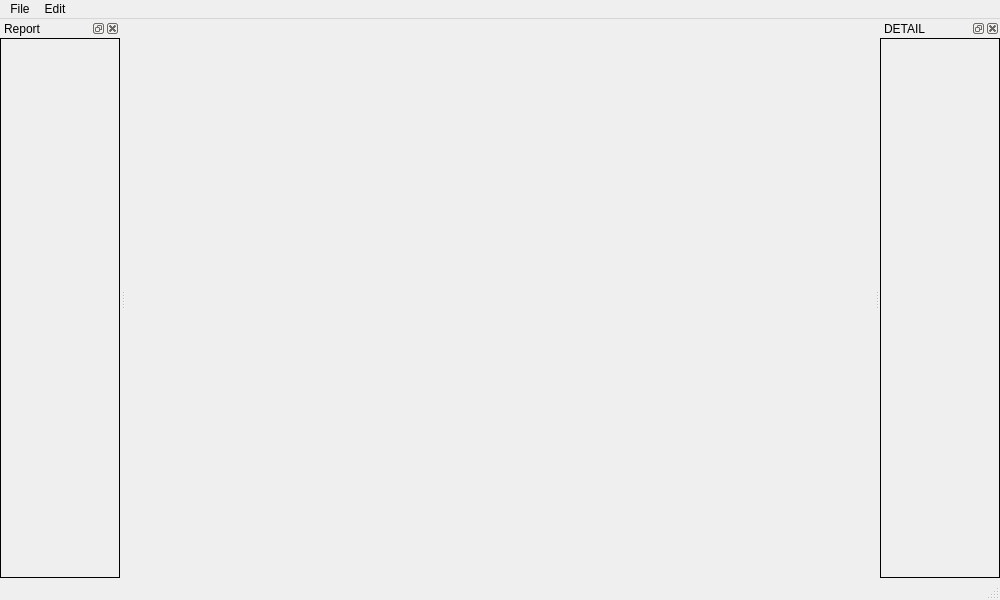
<?xml version="1.0" encoding="UTF-8"?>
<ui version="4.0">
 <class>ChipPlanner</class>
 <widget class="QMainWindow" name="ChipPlanner">
  <property name="geometry">
   <rect>
    <x>0</x>
    <y>0</y>
    <width>1000</width>
    <height>600</height>
   </rect>
  </property>
  <property name="minimumSize">
   <size>
    <width>1000</width>
    <height>600</height>
   </size>
  </property>
  <property name="windowTitle">
   <string>Chip Planner</string>
  </property>
  <property name="styleSheet">
   <string notr="true"/>
  </property>
  <widget class="QWidget" name="centralwidget"/>
  <widget class="QMenuBar" name="menubar">
   <property name="geometry">
    <rect>
     <x>0</x>
     <y>0</y>
     <width>1000</width>
     <height>17</height>
    </rect>
   </property>
   <widget class="QMenu" name="menuFile">
    <property name="title">
     <string>File</string>
    </property>
   </widget>
   <widget class="QMenu" name="menuEdit">
    <property name="title">
     <string>Edit</string>
    </property>
   </widget>
   <addaction name="menuFile"/>
   <addaction name="menuEdit"/>
  </widget>
  <widget class="QStatusBar" name="statusbar"/>
  <widget class="QDockWidget" name="ReportsDockWidget">
   <property name="minimumSize">
    <size>
     <width>120</width>
     <height>33</height>
    </size>
   </property>
   <property name="styleSheet">
    <string notr="true">border: 1px solid black</string>
   </property>
   <property name="windowTitle">
    <string>Report</string>
   </property>
   <attribute name="dockWidgetArea">
    <number>1</number>
   </attribute>
   <widget class="QWidget" name="dockWidgetContents"/>
  </widget>
  <widget class="QDockWidget" name="dockWidget_3">
   <property name="minimumSize">
    <size>
     <width>120</width>
     <height>33</height>
    </size>
   </property>
   <property name="styleSheet">
    <string notr="true">border: 1px solid black</string>
   </property>
   <property name="windowTitle">
    <string>DETAIL</string>
   </property>
   <attribute name="dockWidgetArea">
    <number>2</number>
   </attribute>
   <widget class="QWidget" name="dockWidgetContents_3"/>
  </widget>
 </widget>
 <resources/>
 <connections/>
</ui>
